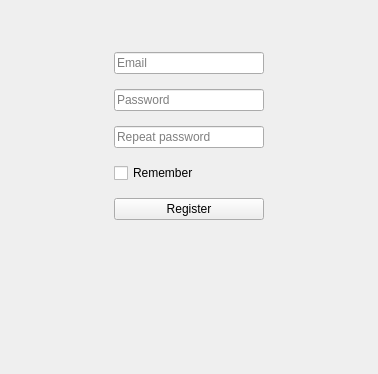
<?xml version="1.0" encoding="UTF-8"?>
<ui version="4.0">
 <class>EERegister</class>
 <widget class="QWidget" name="EERegister">
  <property name="geometry">
   <rect>
    <x>0</x>
    <y>0</y>
    <width>378</width>
    <height>374</height>
   </rect>
  </property>
  <property name="windowTitle">
   <string>Login to X CLoud</string>
  </property>
  <layout class="QVBoxLayout" name="verticalLayout_2">
   <item>
    <layout class="QHBoxLayout" name="horizontalLayout_4">
     <item>
      <spacer name="horizontalSpacer_4">
       <property name="orientation">
        <enum>Qt::Horizontal</enum>
       </property>
       <property name="sizeHint" stdset="0">
        <size>
         <width>40</width>
         <height>20</height>
        </size>
       </property>
      </spacer>
     </item>
     <item>
      <widget class="QLabel" name="label">
       <property name="maximumSize">
        <size>
         <width>100</width>
         <height>100</height>
        </size>
       </property>
       <property name="text">
        <string/>
       </property>
       <property name="pixmap">
        <pixmap resource="../resources.qrc">:/resources/logo.png</pixmap>
       </property>
       <property name="scaledContents">
        <bool>true</bool>
       </property>
      </widget>
     </item>
     <item>
      <spacer name="horizontalSpacer_3">
       <property name="orientation">
        <enum>Qt::Horizontal</enum>
       </property>
       <property name="sizeHint" stdset="0">
        <size>
         <width>40</width>
         <height>20</height>
        </size>
       </property>
      </spacer>
     </item>
    </layout>
   </item>
   <item>
    <layout class="QHBoxLayout" name="horizontalLayout_2">
     <item>
      <spacer name="horizontalSpacer_2">
       <property name="orientation">
        <enum>Qt::Horizontal</enum>
       </property>
       <property name="sizeHint" stdset="0">
        <size>
         <width>40</width>
         <height>20</height>
        </size>
       </property>
      </spacer>
     </item>
     <item>
      <layout class="QVBoxLayout" name="verticalLayout">
       <item>
        <widget class="QWidget" name="widget" native="true">
         <property name="minimumSize">
          <size>
           <width>150</width>
           <height>200</height>
          </size>
         </property>
         <property name="maximumSize">
          <size>
           <width>150</width>
           <height>200</height>
          </size>
         </property>
         <layout class="QVBoxLayout" name="verticalLayout_3">
          <property name="spacing">
           <number>0</number>
          </property>
          <property name="leftMargin">
           <number>0</number>
          </property>
          <property name="topMargin">
           <number>0</number>
          </property>
          <property name="rightMargin">
           <number>0</number>
          </property>
          <property name="bottomMargin">
           <number>0</number>
          </property>
          <item>
           <widget class="QLineEdit" name="lineEditEmail">
            <property name="inputMask">
             <string/>
            </property>
            <property name="placeholderText">
             <string>Email</string>
            </property>
           </widget>
          </item>
          <item>
           <widget class="QLineEdit" name="lineEditPassword">
            <property name="inputMask">
             <string/>
            </property>
            <property name="text">
             <string/>
            </property>
            <property name="echoMode">
             <enum>QLineEdit::Password</enum>
            </property>
            <property name="placeholderText">
             <string>Password</string>
            </property>
           </widget>
          </item>
          <item>
           <widget class="QLineEdit" name="lineEditPasswordRepeat">
            <property name="echoMode">
             <enum>QLineEdit::Password</enum>
            </property>
            <property name="placeholderText">
             <string>Repeat password</string>
            </property>
           </widget>
          </item>
          <item>
           <widget class="QCheckBox" name="checkBoxRemember">
            <property name="text">
             <string>Remember</string>
            </property>
           </widget>
          </item>
          <item>
           <widget class="QPushButton" name="pushButtonRegister">
            <property name="text">
             <string>Register</string>
            </property>
           </widget>
          </item>
         </layout>
        </widget>
       </item>
       <item>
        <widget class="QLabel" name="labelWarning">
         <property name="text">
          <string/>
         </property>
         <property name="wordWrap">
          <bool>true</bool>
         </property>
        </widget>
       </item>
       <item>
        <spacer name="verticalSpacer">
         <property name="orientation">
          <enum>Qt::Vertical</enum>
         </property>
         <property name="sizeHint" stdset="0">
          <size>
           <width>20</width>
           <height>40</height>
          </size>
         </property>
        </spacer>
       </item>
      </layout>
     </item>
     <item>
      <spacer name="horizontalSpacer">
       <property name="orientation">
        <enum>Qt::Horizontal</enum>
       </property>
       <property name="sizeHint" stdset="0">
        <size>
         <width>40</width>
         <height>20</height>
        </size>
       </property>
      </spacer>
     </item>
    </layout>
   </item>
  </layout>
 </widget>
 <resources>
  <include location="../resources.qrc"/>
 </resources>
 <connections/>
</ui>
